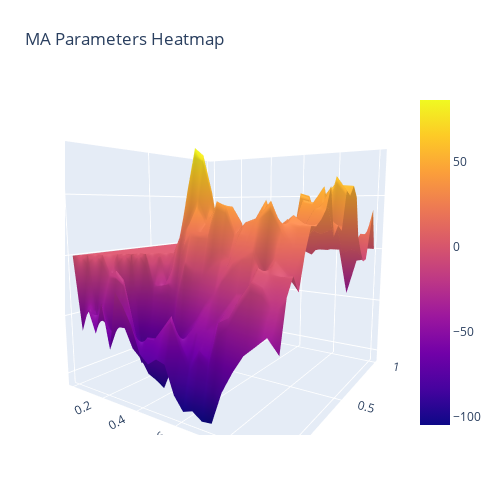

Notebook cell for this chart:
### Code cell
z = MACritij
#sh_0, sh_1 = z.shape
x, y = np.linspace(0, 1, n-1), np.linspace(0, 1, n-1)
fig = go.Figure(data=[go.Surface(z=z, x=x, y=y)])
fig.update_layout(title='MA Parameters Heatmap', 
                  scene_camera_eye=dict(x=1, y=-1.5, z=0.25),
                  autosize=False,
                  width=500, height=500,
                  margin=dict(l=65, r=50, b=65, t=90))
fig

### Figure 1 — Plotly figure (JSON) as saved in the notebook; plotly's stock layout.template omitted (floating-point values rounded to 4 significant figures; data arrays with more than 128 entries replaced by an {"elided": "..."} marker saying what was removed)
{"data": [{"type": "surface", "x": [0, 0.04348, 0.08696, 0.1304, 0.1739, 0.2174, 0.2609, 0.3043, 0.3478, 0.3913, 0.4348, 0.4783, 0.5217, 0.5652, 0.6087, 0.6522, 0.6957, 0.7391, 0.7826, 0.8261, 0.8696, 0.913, 0.9565, 1], "y": [0, 0.04348, 0.08696, 0.1304, 0.1739, 0.2174, 0.2609, 0.3043, 0.3478, 0.3913, 0.4348, 0.4783, 0.5217, 0.5652, 0.6087, 0.6522, 0.6957, 0.7391, 0.7826, 0.8261, 0.8696, 0.913, 0.9565, 1], "z": {"elided": "24x24 float values"}}], "layout": {"autosize": false, "height": 500, "margin": {"b": 65, "l": 65, "r": 50, "t": 90}, "scene": {"camera": {"eye": {"x": 1, "y": -1.5, "z": 0.25}}}, "title": {"text": "MA Parameters Heatmap"}, "width": 500}}
